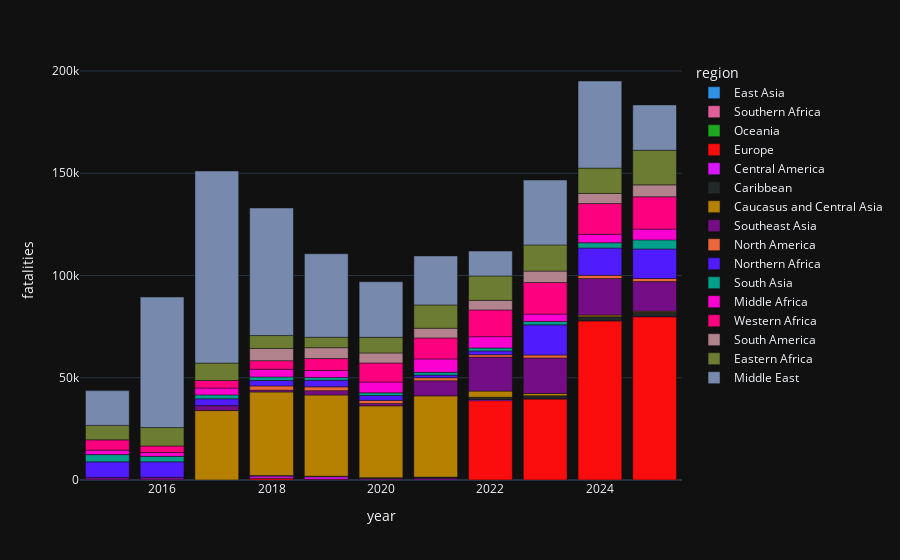

This figure's notebook cell:
### Markdown cell above
Hago un check par ver si es mejor mostrar Region/Fatalities per area or stacked 100%

### Code cell
rg_y = all_war.groupby(['region','year'], as_index=False)[['fatalities']].sum().sort_values(by='fatalities')

fig = px.bar(
    rg_y,
    x="year",
    y="fatalities",
    color="region",
    template='plotly_dark',
    color_discrete_sequence=px.colors.qualitative.Dark24
)

fig.show()

### Figure 1 — Plotly figure (JSON) as saved in the notebook; plotly's stock layout.template omitted (floating-point values rounded to 4 significant figures)
{"data": [{"hovertemplate": "region=East Asia<br>year=%{x}<br>fatalities=%{y}<extra></extra>", "legendgroup": "East Asia", "marker": {"color": "#2E91E5", "pattern": {"shape": ""}}, "name": "East Asia", "orientation": "v", "showlegend": true, "textposition": "auto", "type": "bar", "x": [2020, 2022, 2024, 2019, 2021, 2018, 2023], "xaxis": "x", "y": [0, 0, 0, 0, 1, 3, 6], "yaxis": "y"}, {"hovertemplate": "region=Southern Africa<br>year=%{x}<br>fatalities=%{y}<extra></extra>", "legendgroup": "Southern Africa", "marker": {"color": "#E15F99", "pattern": {"shape": ""}}, "name": "Southern Africa", "orientation": "v", "showlegend": true, "textposition": "auto", "type": "bar", "x": [2025, 2023, 2024, 2016, 2020, 2018, 2015, 2022, 2019, 2021, 2017], "xaxis": "x", "y": [0, 2, 3, 4, 6, 7, 10, 15, 20, 22, 23], "yaxis": "y"}, {"hovertemplate": "region=Oceania<br>year=%{x}<br>fatalities=%{y}<extra></extra>", "legendgroup": "Oceania", "marker": {"color": "#1CA71C", "pattern": {"shape": ""}}, "name": "Oceania", "orientation": "v", "showlegend": true, "textposition": "auto", "type": "bar", "x": [2024, 2023, 2022, 2021, 2025], "xaxis": "x", "y": [5, 9, 10, 14, 16], "yaxis": "y"}, {"hovertemplate": "region=Europe<br>year=%{x}<br>fatalities=%{y}<extra></extra>", "legendgroup": "Europe", "marker": {"color": "#FB0D0D", "pattern": {"shape": ""}}, "name": "Europe", "orientation": "v", "showlegend": true, "textposition": "auto", "type": "bar", "x": [2020, 2021, 2019, 2018, 2022, 2023, 2024, 2025], "xaxis": "x", "y": [131, 132, 348, 883, 38769, 39568, 77798, 79802], "yaxis": "y"}, {"hovertemplate": "region=Central America<br>year=%{x}<br>fatalities=%{y}<extra></extra>", "legendgroup": "Central America", "marker": {"color": "#DA16FF", "pattern": {"shape": ""}}, "name": "Central America", "orientation": "v", "showlegend": true, "textposition": "auto", "type": "bar", "x": [2024, 2025, 2023, 2020, 2022, 2021, 2018, 2019], "xaxis": "x", "y": [145, 264, 287, 535, 574, 639, 1007, 1198], "yaxis": "y"}, {"hovertemplate": "region=Caribbean<br>year=%{x}<br>fatalities=%{y}<extra></extra>", "legendgroup": "Caribbean", "marker": {"color": "#222A2A", "pattern": {"shape": ""}}, "name": "Caribbean", "orientation": "v", "showlegend": true, "textposition": "auto", "type": "bar", "x": [2018, 2019, 2020, 2021, 2022, 2023, 2024, 2025], "xaxis": "x", "y": [257, 295, 488, 601, 1102, 1309, 1846, 1984], "yaxis": "y"}, {"hovertemplate": "region=Caucasus and Central Asia<br>year=%{x}<br>fatalities=%{y}<extra></extra>", "legendgroup": "Caucasus and Central Asia", "marker": {"color": "#B68100", "pattern": {"shape": ""}}, "name": "Caucasus and Central Asia", "orientation": "v", "showlegend": true, "textposition": "auto", "type": "bar", "x": [2025, 2024, 2023, 2022, 2017, 2020, 2019, 2021, 2018], "xaxis": "x", "y": [509, 829, 1139, 2993, 33930, 35111, 39712, 39740, 40887], "yaxis": "y"}, {"hovertemplate": "region=Southeast Asia<br>year=%{x}<br>fatalities=%{y}<extra></extra>", "legendgroup": "Southeast Asia", "marker": {"color": "#750D86", "pattern": {"shape": ""}}, "name": "Southeast Asia", "orientation": "v", "showlegend": true, "textposition": "auto", "type": "bar", "x": [2018, 2020, 2015, 2016, 2019, 2017, 2021, 2025, 2022, 2023, 2024], "xaxis": "x", "y": [881, 1151, 1232, 1368, 2127, 2423, 7387, 14460, 16636, 17370, 17883], "yaxis": "y"}, {"hovertemplate": "region=North America<br>year=%{x}<br>fatalities=%{y}<extra></extra>", "legendgroup": "North America", "marker": {"color": "#EB663B", "pattern": {"shape": ""}}, "name": "North America", "orientation": "v", "showlegend": true, "textposition": "auto", "type": "bar", "x": [2022, 2023, 2021, 2025, 2020, 2024, 2019, 2018], "xaxis": "x", "y": [1171, 1415, 1490, 1511, 1514, 1566, 1844, 2073], "yaxis": "y"}, {"hovertemplate": "region=Northern Africa<br>year=%{x}<br>fatalities=%{y}<extra></extra>", "legendgroup": "Northern Africa", "marker": {"color": "#511CFB", "pattern": {"shape": ""}}, "name": "Northern Africa", "orientation": "v", "showlegend": true, "textposition": "auto", "type": "bar", "x": [2021, 2022, 2020, 2018, 2019, 2017, 2016, 2015, 2024, 2025, 2023], "xaxis": "x", "y": [1279, 1842, 2365, 2640, 3250, 3331, 7549, 7632, 13375, 14440, 14758], "yaxis": "y"}, {"hovertemplate": "region=South Asia<br>year=%{x}<br>fatalities=%{y}<extra></extra>", "legendgroup": "South Asia", "marker": {"color": "#00A08B", "pattern": {"shape": ""}}, "name": "South Asia", "orientation": "v", "showlegend": true, "textposition": "auto", "type": "bar", "x": [2019, 2021, 2020, 2022, 2023, 2018, 2017, 2024, 2016, 2015, 2025], "xaxis": "x", "y": [1308, 1345, 1353, 1458, 1701, 1767, 1906, 2574, 2637, 3548, 4434], "yaxis": "y"}, {"hovertemplate": "region=Middle Africa<br>year=%{x}<br>fatalities=%{y}<extra></extra>", "legendgroup": "Middle Africa", "marker": {"color": "#FB00D1", "pattern": {"shape": ""}}, "name": "Middle Africa", "orientation": "v", "showlegend": true, "textposition": "auto", "type": "bar", "x": [2016, 2015, 2017, 2019, 2023, 2018, 2024, 2020, 2025, 2022, 2021], "xaxis": "x", "y": [1867, 2195, 3359, 3474, 3573, 3757, 4102, 5270, 5277, 5534, 6572], "yaxis": "y"}, {"hovertemplate": "region=Western Africa<br>year=%{x}<br>fatalities=%{y}<extra></extra>", "legendgroup": "Western Africa", "marker": {"color": "#FC0080", "pattern": {"shape": ""}}, "name": "Western Africa", "orientation": "v", "showlegend": true, "textposition": "auto", "type": "bar", "x": [2016, 2017, 2018, 2015, 2019, 2020, 2021, 2022, 2024, 2023, 2025], "xaxis": "x", "y": [3211, 3669, 4192, 5008, 5801, 9324, 10250, 13065, 15040, 15432, 15800], "yaxis": "y"}, {"hovertemplate": "region=South America<br>year=%{x}<br>fatalities=%{y}<extra></extra>", "legendgroup": "South America", "marker": {"color": "#B2828D", "pattern": {"shape": ""}}, "name": "South America", "orientation": "v", "showlegend": true, "textposition": "auto", "type": "bar", "x": [2022, 2021, 2020, 2024, 2019, 2023, 2025, 2018], "xaxis": "x", "y": [4678, 4749, 4900, 4961, 5320, 5585, 5833, 5956], "yaxis": "y"}, {"hovertemplate": "region=Eastern Africa<br>year=%{x}<br>fatalities=%{y}<extra></extra>", "legendgroup": "Eastern Africa", "marker": {"color": "#6C7C32", "pattern": {"shape": ""}}, "name": "Eastern Africa", "orientation": "v", "showlegend": true, "textposition": "auto", "type": "bar", "x": [2019, 2018, 2015, 2020, 2017, 2016, 2021, 2022, 2024, 2023, 2025], "xaxis": "x", "y": [5108, 6331, 7084, 7620, 8537, 9002, 11386, 11945, 12397, 12818, 16893], "yaxis": "y"}, {"hovertemplate": "region=Middle East<br>year=%{x}<br>fatalities=%{y}<extra></extra>", "legendgroup": "Middle East", "marker": {"color": "#778AAE", "pattern": {"shape": ""}}, "name": "Middle East", "orientation": "v", "showlegend": true, "textposition": "auto", "type": "bar", "x": [2022, 2015, 2025, 2021, 2020, 2023, 2019, 2024, 2018, 2016, 2017], "xaxis": "x", "y": [12160, 16997, 22194, 23958, 27184, 31717, 40834, 42591, 62367, 63867, 93938], "yaxis": "y"}], "layout": {"barmode": "relative", "legend": {"title": {"text": "region"}, "tracegroupgap": 0}, "margin": {"t": 60}, "xaxis": {"anchor": "y", "domain": [0, 1], "title": {"text": "year"}}, "yaxis": {"anchor": "x", "domain": [0, 1], "title": {"text": "fatalities"}}}}
